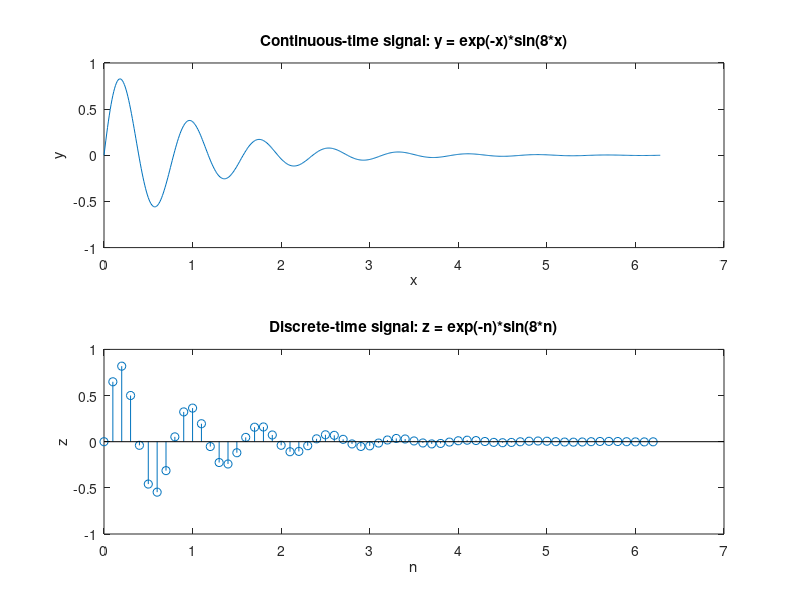

Write MATLAB code to recreate this figure.
x = 0:0.01:2*pi; % define the continuous-time domain
y = exp(-x).*sin(8*x); % calculate the continuous-time signal
figure; % create a figure window
subplot(2,1,1); % create a subplot for the continuous-time signal
plot(x,y); % plot the continuous-time signal
xlabel('x'); % label x axis
ylabel('y'); % label y axis
title('Continuous-time signal: y = exp(-x)*sin(8*x)'); % add a title

n = 0:0.1:2*pi; % define the discrete-time domain
z = exp(-n).*sin(8*n); % calculate the discrete-time signal
subplot(2,1,2); % create a subplot for the discrete-time signal
stem(n,z); % plot the discrete-time signal using stem function
xlabel('n'); % label x axis
ylabel('z'); % label y axis
title('Discrete-time signal: z = exp(-n)*sin(8*n)'); % add a title
